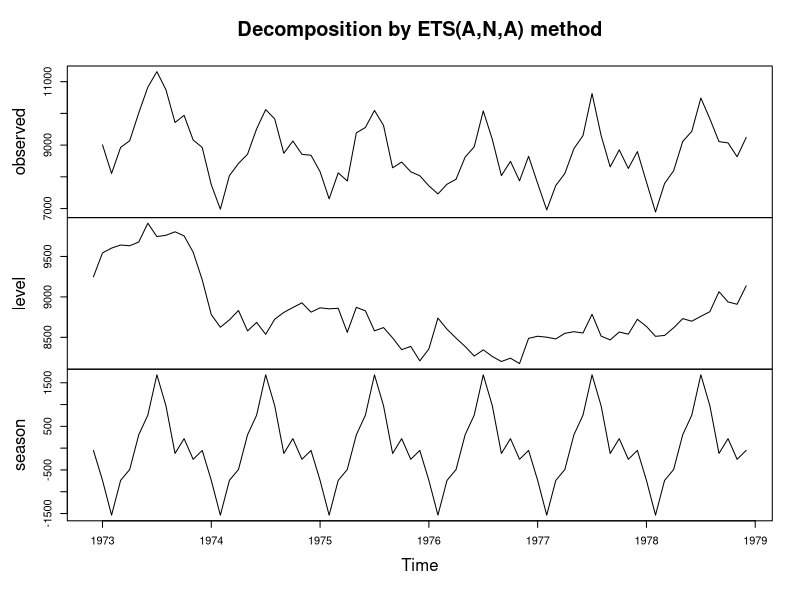
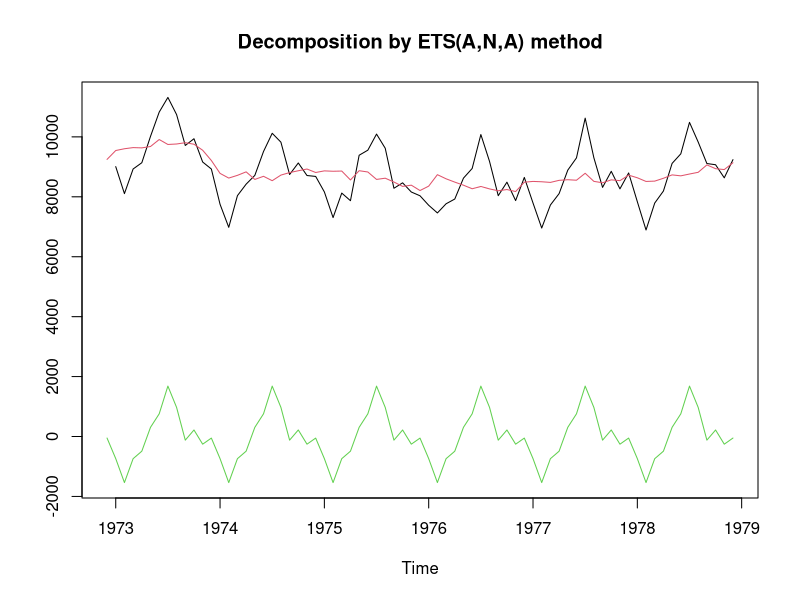
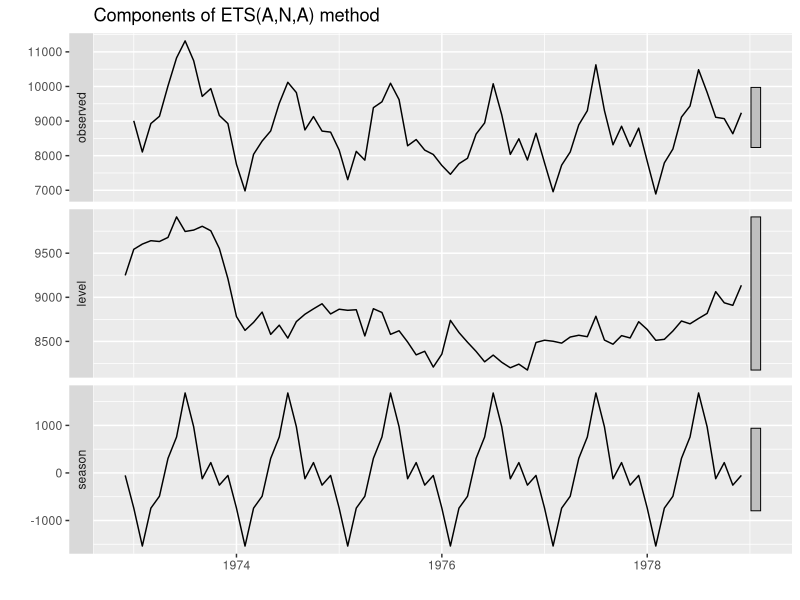

Recreate these plots in R, in order.
library(forecast)


### Name: plot.ets
### Title: Plot components from ETS model
### Aliases: plot.ets autoplot.ets
### Keywords: hplot

### ** Examples


fit <- ets(USAccDeaths)
plot(fit)
plot(fit,plot.type="single",ylab="",col=1:3)

library(ggplot2)
autoplot(fit)
